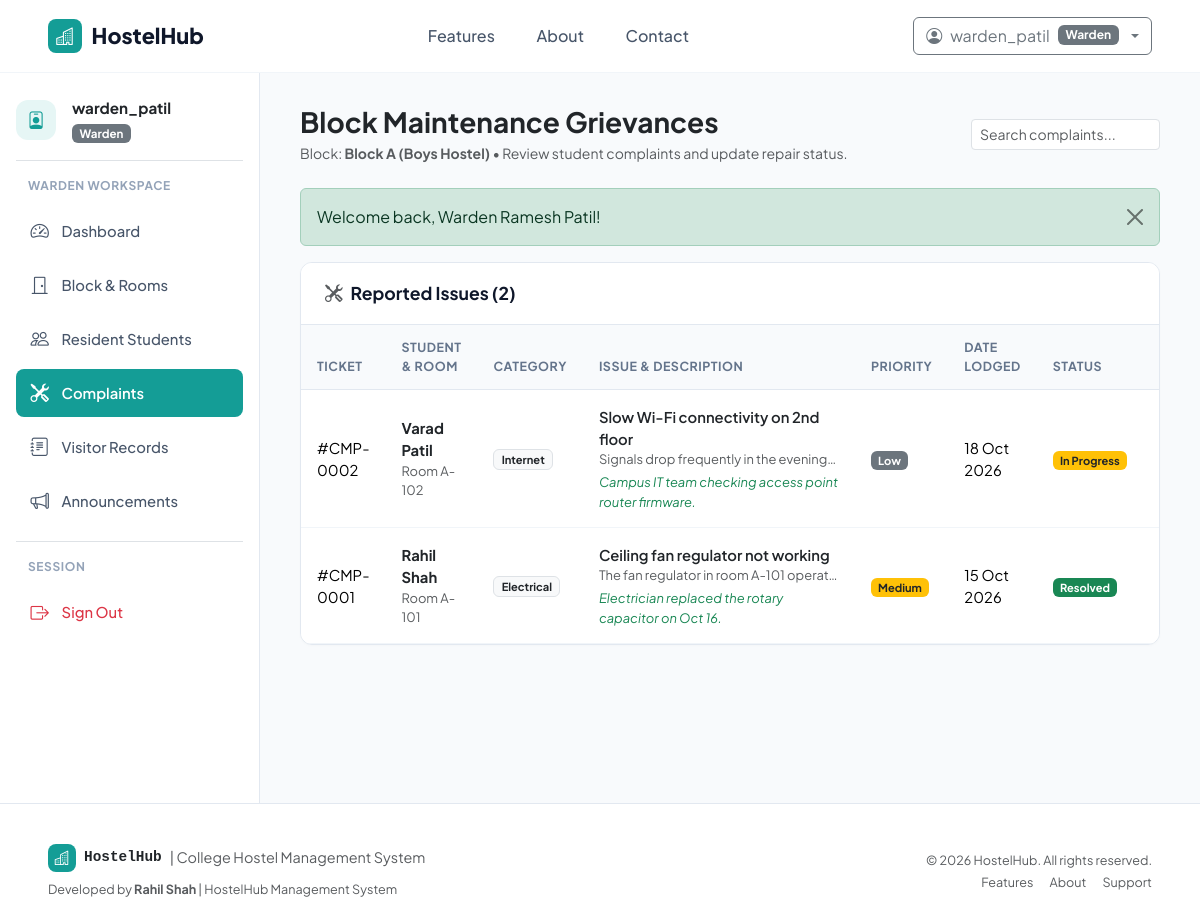
Screenshot of /warden/complaints.php (signed in) with the database file from the repository.
### tables this page shows
CREATE TABLE `wardens` (
    `WardenID` INT AUTO_INCREMENT PRIMARY KEY,
    `Name` VARCHAR(100) NOT NULL,
    `Email` VARCHAR(100) NOT NULL UNIQUE,
    `Phone` VARCHAR(20) NOT NULL,
    `BlockID` INT NULL,
    `CreatedAt` TIMESTAMP DEFAULT CURRENT_TIMESTAMP,
    FOREIGN KEY (`BlockID`) REFERENCES `blocks`(`BlockID`) ON DELETE SET NULL
);

CREATE TABLE `blocks` (
    `BlockID` INT AUTO_INCREMENT PRIMARY KEY,
    `BlockName` VARCHAR(50) NOT NULL UNIQUE,
    `Gender` ENUM('Boys', 'Girls', 'Coed') NOT NULL,
    `Description` VARCHAR(255) NULL,
    `CreatedAt` TIMESTAMP DEFAULT CURRENT_TIMESTAMP
);

CREATE TABLE `complaints` (
    `ComplaintID` INT AUTO_INCREMENT PRIMARY KEY,
    `StudentID` INT NOT NULL,
    `Category` ENUM('Electrical', 'Plumbing', 'Carpentry', 'Internet', 'Cleanliness', 'Security', 'Other') NOT NULL DEFAULT 'Other',
    `Title` VARCHAR(150) NOT NULL,
    `Description` TEXT NOT NULL,
    `Date` DATE NOT NULL,
    `Priority` ENUM('Low', 'Medium', 'High') NOT NULL DEFAULT 'Medium',
    `Status` ENUM('Pending', 'In Progress', 'Resolved', 'Rejected') NOT NULL DEFAULT 'Pending',
    `AdminRemarks` TEXT NULL,
    `ResolvedAt` DATETIME NULL,
    `CreatedAt` TIMESTAMP DEFAULT CURRENT_TIMESTAMP,
    FOREIGN KEY (`StudentID`) REFERENCES `students`(`StudentID`) ON DELETE CASCADE
);

CREATE TABLE `students` (
    `StudentID` INT AUTO_INCREMENT PRIMARY KEY,
    `Name` VARCHAR(100) NOT NULL,
    `Email` VARCHAR(100) NOT NULL UNIQUE,
    `Phone` VARCHAR(20) NOT NULL,
    `Gender` ENUM('Male', 'Female', 'Other') NOT NULL,
    `Course` VARCHAR(100) NOT NULL,
    `Year` INT NOT NULL DEFAULT 1,
    `EmergencyContact` VARCHAR(100) NOT NULL,
    `EmergencyPhone` VARCHAR(20) NOT NULL,
    `Address` TEXT NULL,
    `RoomID` INT NULL,
    `CreatedAt` TIMESTAMP DEFAULT CURRENT_TIMESTAMP,
    FOREIGN KEY (`RoomID`) REFERENCES `rooms`(`RoomID`) ON DELETE SET NULL
);

CREATE TABLE `rooms` (
    `RoomID` INT AUTO_INCREMENT PRIMARY KEY,
    `RoomNumber` VARCHAR(20) NOT NULL,
    `Type` VARCHAR(50) NOT NULL DEFAULT 'Double',
    `Capacity` INT NOT NULL DEFAULT 2,
    `Occupied` INT NOT NULL DEFAULT 0,
    `FeePerSemester` DECIMAL(10,2) NOT NULL DEFAULT 25000.00,
    `Status` ENUM('Available', 'Full', 'Maintenance') NOT NULL DEFAULT 'Available',
    `BlockID` INT NOT NULL,
    `CreatedAt` TIMESTAMP DEFAULT CURRENT_TIMESTAMP,
    FOREIGN KEY (`BlockID`) REFERENCES `blocks`(`BlockID`) ON DELETE CASCADE,
    UNIQUE KEY `unique_block_room` (`BlockID`, `RoomNumber`)
);

### warden/complaints.php (the view, shortened to what this page needs)
<?php
require_once __DIR__ . '/../config/database.php';
require_once __DIR__ . '/../includes/helpers.php';
$wardenId = (int)($_SESSION['user']['WardenID'] ?? 0);
$wStmt = $pdo->prepare("SELECT w.*, b.BlockName FROM wardens w LEFT JOIN blocks b ON w.BlockID = b.BlockID WHERE w.WardenID = :wid");
$wStmt->execute([':wid' => $wardenId]);
$warden = $wStmt->fetch();
$blockId = $warden['BlockID'] ?? 0;
$complaints = [];
if ($blockId > 0) {
    $cStmt = $pdo->prepare("
        SELECT c.*, s.Name as StudentName, s.Phone as StudentPhone, r.RoomNumber
        FROM complaints c
        JOIN students s ON c.StudentID = s.StudentID
        JOIN rooms r ON s.RoomID = r.RoomID
        WHERE r.BlockID = :bid
        ORDER BY c.ComplaintID DESC
    ");
    $cStmt->execute([':bid' => $blockId]);
    $complaints = $cStmt->fetchAll();
}
require_once __DIR__ . '/../includes/header.php';
?>
<div class="dashboard-container">
    <?php require_once __DIR__ . '/../includes/sidebar.php'; ?>
    <main class="main-content">
        <div class="d-flex flex-wrap justify-content-between align-items-center mb-4 gap-3">
            <div>
                <h3 class="fw-bold text-dark mb-1">Block Maintenance Grievances</h3>
                <p class="text-muted small mb-0">
                    Block: <strong><?= htmlspecialchars($warden['BlockName'] ?? 'Unassigned') ?></strong> &bull; Review student complaints and update repair status.
                </p>
            </div>
            <div style="max-width: 250px;">
                <input type="text" class="form-control form-control-sm" placeholder="Search complaints..." data-table-search="#wardenComplaintsTable">
            </div>
        </div>
        <?php display_flash(); ?>
        <div class="content-card">
            <div class="content-card-header">
                <h6 class="content-card-title"><i class="bi bi-tools me-2 text-muted"></i>Reported Issues (<?= count($complaints) ?>)</h6>
            </div>
            <div class="table-responsive">
                <table class="table table-custom align-middle" id="wardenComplaintsTable">
                    <thead>
                        <tr>
                            <th>Ticket</th>
                            <th>Student & Room</th>
                            <th>Category</th>
                            <th>Issue & Description</th>
                            <th>Priority</th>
                            <th>Date Lodged</th>
                            <th>Status</th>
                            <th class="text-end">Action</th>
                        </tr>
                    </thead>
                    <tbody>
                        <?php if (empty($complaints)): ?>
                            <tr><td colspan="8" class="text-center py-4 text-muted">No maintenance complaints in this block.</td></tr>
                        <?php else: ?>
                            <?php foreach ($complaints as $c): ?>
                                <tr>
                                    <td>#CMP-<?= str_pad($c['ComplaintID'], 4, '0', STR_PAD_LEFT) ?></td>
                                    <td>
                                        <div class="fw-bold text-dark"><?= htmlspecialchars($c['StudentName']) ?></div>
                                        <div class="small text-muted">Room <?= htmlspecialchars($c['RoomNumber']) ?></div>
                                    </td>
                                    <td><span class="badge bg-light text-dark border"><?= htmlspecialchars($c['Category']) ?></span></td>
                                    <td>
                                        <div class="fw-semibold text-dark"><?= htmlspecialchars($c['Title']) ?></div>
                                        <div class="small text-muted text-truncate" style="max-width: 240px;"><?= htmlspecialchars($c['Description']) ?></div>
                                        <?php if (!empty($c['AdminRemarks'])): ?>
                                            <div class="small text-success mt-1 fst-italic"><?= htmlspecialchars($c['AdminRemarks']) ?></div>
                                        <?php endif; ?>
                                    </td>
                                    <td>
                                        <span class="badge <?= $c['Priority'] === 'High' ? 'bg-danger' : ($c['Priority'] === 'Medium' ? 'bg-warning text-dark' : 'bg-secondary') ?>">
                                            <?= htmlspecialchars($c['Priority']) ?>
                                        </span>
                                    </td>
                                    <td><?= format_date($c['Date']) ?></td>
                                    <td><?= get_status_badge($c['Status']) ?></td>
                                    <td class="text-end">
                                    </td>
                                </tr>
                            <?php endforeach; ?>
                        <?php endif; ?>
                    </tbody>
                </table>
            </div>
        </div>
    </main>
</div>
<?php require_once __DIR__ . '/../includes/footer.php'; ?>

### includes/helpers.php (shortened to what this page needs)
<?php
function display_flash(): void {
    if (!empty($_SESSION['flash'])) {
        $type = htmlspecialchars($_SESSION['flash']['type']);
        $message = htmlspecialchars($_SESSION['flash']['message']);
        echo '<div class="alert alert-' . $type . ' alert-dismissible fade show" role="alert">
                ' . $message . '
                <button type="button" class="btn-close" data-bs-dismiss="alert" aria-label="Close"></button>
              </div>';
    }
}
function format_date(?string $datetime, bool $includeTime = false): string {
    $ts = strtotime($datetime);
    return date($includeTime ? 'd M Y, h:i A' : 'd M Y', $ts);
}
function get_status_badge(string $status): string {
    $normalized = strtolower(trim($status));
    $badgeClass = match ($normalized) {
        'active', 'paid', 'resolved', 'checked in', 'available' => 'bg-success',
        'pending', 'in progress', 'double', 'triple'           => 'bg-warning text-dark',
        'overdue', 'rejected', 'full', 'inactive'              => 'bg-danger',
        'maintenance', 'vacated', 'transferred', 'checked out' => 'bg-secondary',
        default                                                => 'bg-info text-dark'
    };
    return '<span class="badge ' . $badgeClass . '">' . htmlspecialchars($status) . '</span>';
}

### assets/css/style.css (style rules this page uses)
:root { --primary-teal: #149d96; --primary-teal-hover: #0f827c; --primary-teal-light: #e6f6f5; --primary-teal-border: #b2e4e1; --text-dark: #0f172a; --text-muted: #64748b; --bg-light: #f8fafc; --bg-card: #ffffff; --border-color: #e2e8f0; --sidebar-width: 260px; }
html, body { max-width: 100%; overflow-x: hidden; }
body { font-family: 'Plus Jakarta Sans', 'Inter', -apple-system, BlinkMacSystemFont, "Segoe UI", Roboto, sans-serif; color: var(--text-dark); background-color: var(--bg-light); min-height: 100vh; display: flex; flex-direction: column; }
.dashboard-container { display: flex; min-height: calc(100vh - 70px); }
.main-content { flex-grow: 1; padding: 2rem 2.5rem; background-color: var(--bg-light); overflow-x: hidden; }
.content-card { background: #ffffff; border: 1px solid var(--border-color); border-radius: 12px; box-shadow: 0 1px 3px rgba(0,0,0,0.02); margin-bottom: 2rem; overflow: hidden; }
.content-card-header { padding: 1.25rem 1.5rem; border-bottom: 1px solid var(--border-color); display: flex; align-items: center; justify-content: space-between; background-color: #ffffff; }
.content-card-title { font-size: 1.1rem; font-weight: 700; margin: 0; color: #0f172a; }
.table-custom { margin-bottom: 0; }
.table-custom th { font-size: 0.78rem; text-transform: uppercase; letter-spacing: 0.04em; color: #64748b; background-color: #f8fafc; border-bottom: 1px solid #e2e8f0; padding: 0.85rem 1rem; }
.table-custom td { padding: 0.95rem 1rem; vertical-align: middle; border-bottom: 1px solid #f1f5f9; font-size: 0.925rem; }

### rows the page displays
wardens: BlockID.BlockName "Block A (Boys Hostel)"
complaints: ComplaintID "0002", StudentID.Name "Varad Patil", rooms.RoomNumber "A-102", Category "Internet", Title "Slow Wi-Fi connectivity on 2nd floor", Description "Signals drop frequently in the evening…", AdminRemarks "Campus IT team checking access point router firmware.", Priority "Low", Date "18 Oct 2026", Status "In Progress"
complaints: ComplaintID "0001", StudentID.Name "Rahil Shah", rooms.RoomNumber "A-101", Category "Electrical", Title "Ceiling fan regulator not working", Description "The fan regulator in room A-101 operat…", AdminRemarks "Electrician replaced the rotary capacitor on Oct 16.", Priority "Medium", Date "15 Oct 2026", Status "Resolved"

### other values shown
$currentUser['Username'] "warden_patil"
$currentUser['Role'] "Warden"
$_SESSION['user']['Username'] "warden_patil"
$role "Warden"
$message "Welcome back, Warden Ramesh Patil!"
count($complaints) "2"
APP_NAME "HostelHub"
APP_TITLE "College Hostel Management System"
